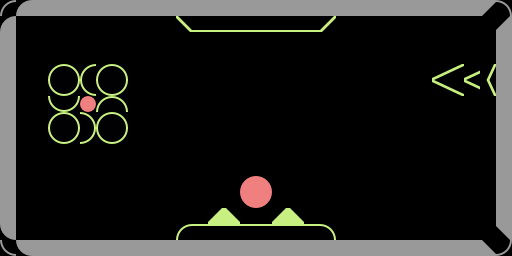

Tiled map render using the project's own tile images. Description and the map definition, with tile-layer contents summarised, below:
An orthogonal 32x16 tile map with 16x16 px tiles, 1 tile layer (terrain) and 2 objects (2x player).

<map version="1.0" orientation="orthogonal" width="32" height="16" tilewidth="16" tileheight="16">
 <tileset firstgid="1" name="terrain" tilewidth="16" tileheight="16">
  <image source="../graphics/map/geo2.png" width="256" height="192" />
 </tileset>
 <layer name="terrain" width="32" height="16">
  <data>[512 cells, 153 non-empty, 32 distinct tile ids]</data>
 </layer>
 <objectgroup name="actors" width="32" height="16">
  <object name="player1" type="player" x="45" y="157" width="24" height="42" />
  <object name="player2" type="player" x="429" y="165" width="23" height="38" />
 </objectgroup>
</map>
